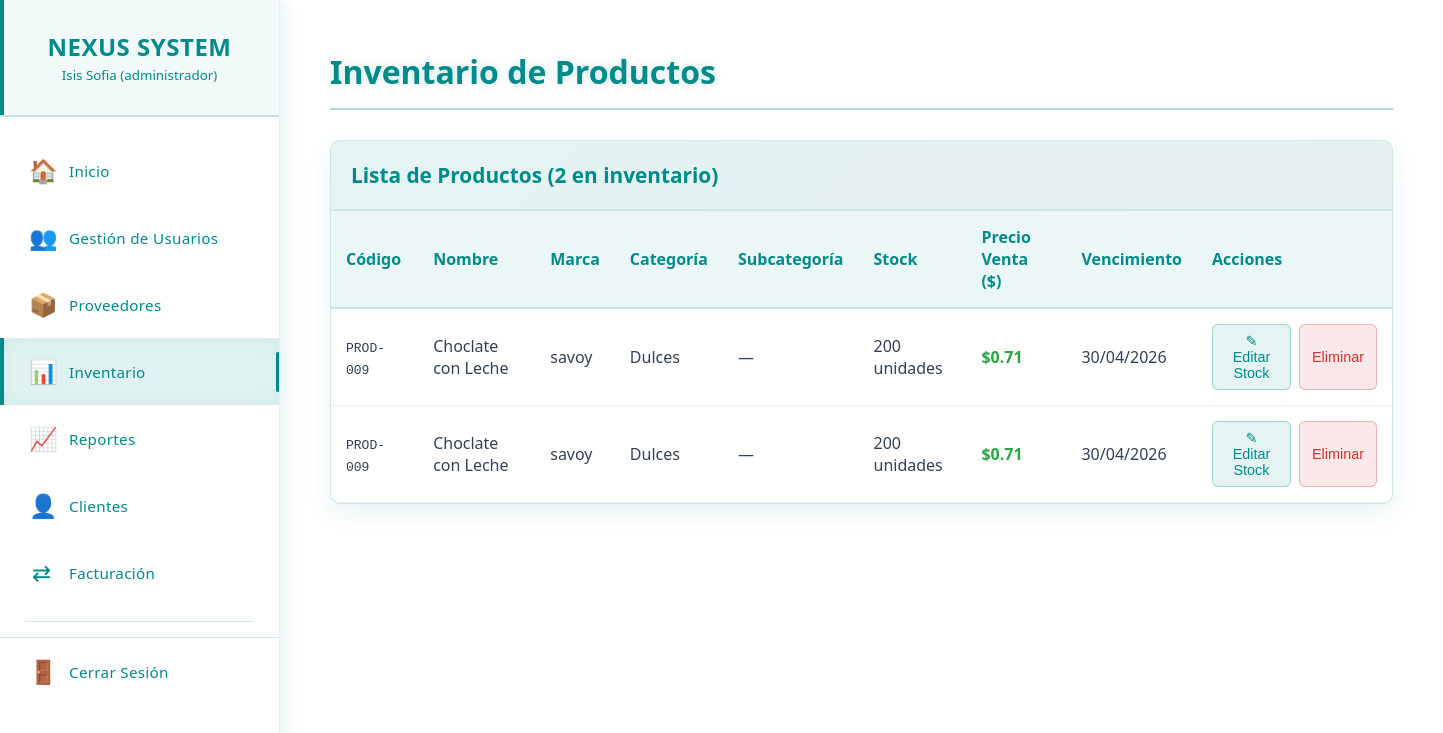
The page /productos.php (signed in) on the database as committed earlier.
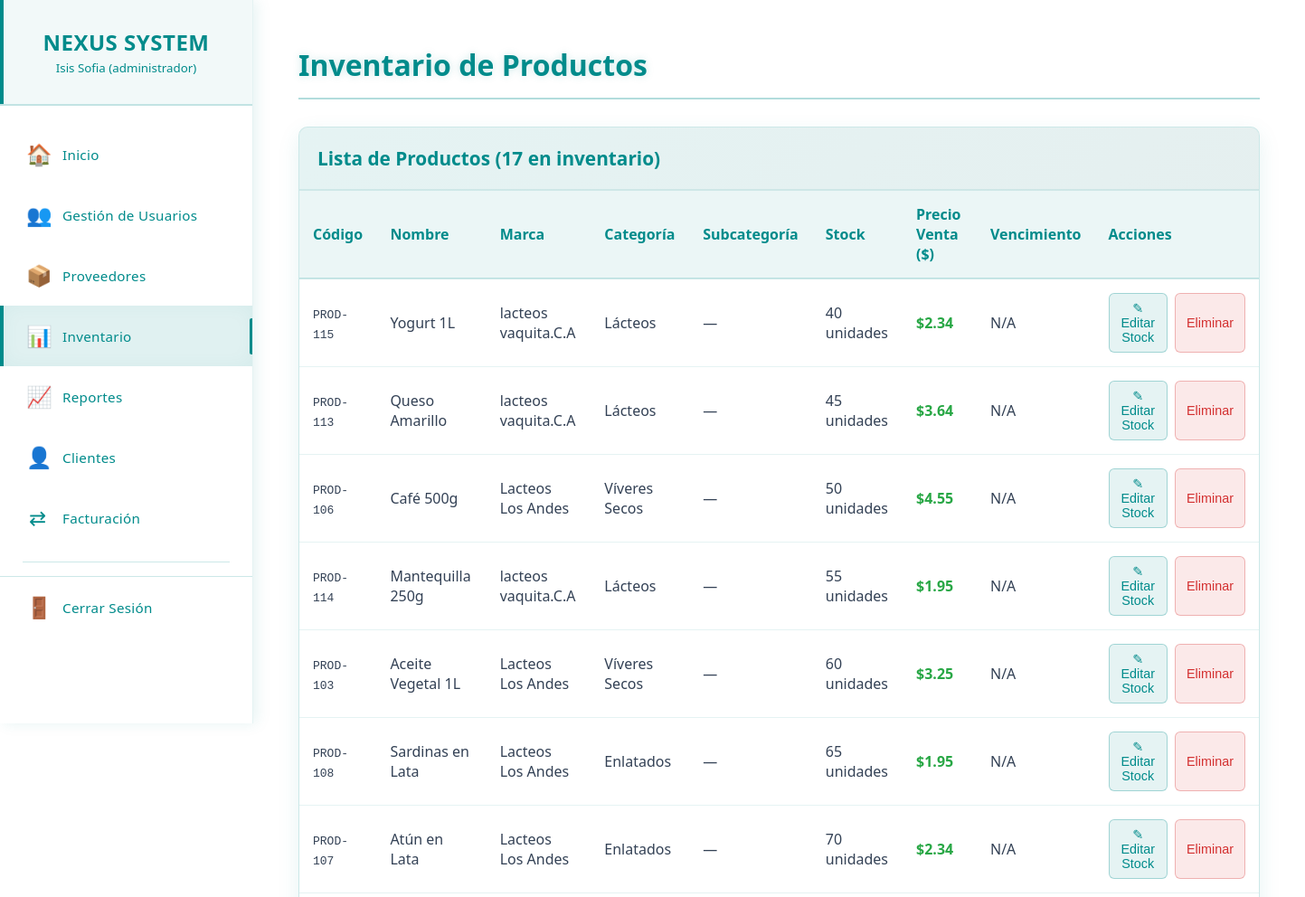
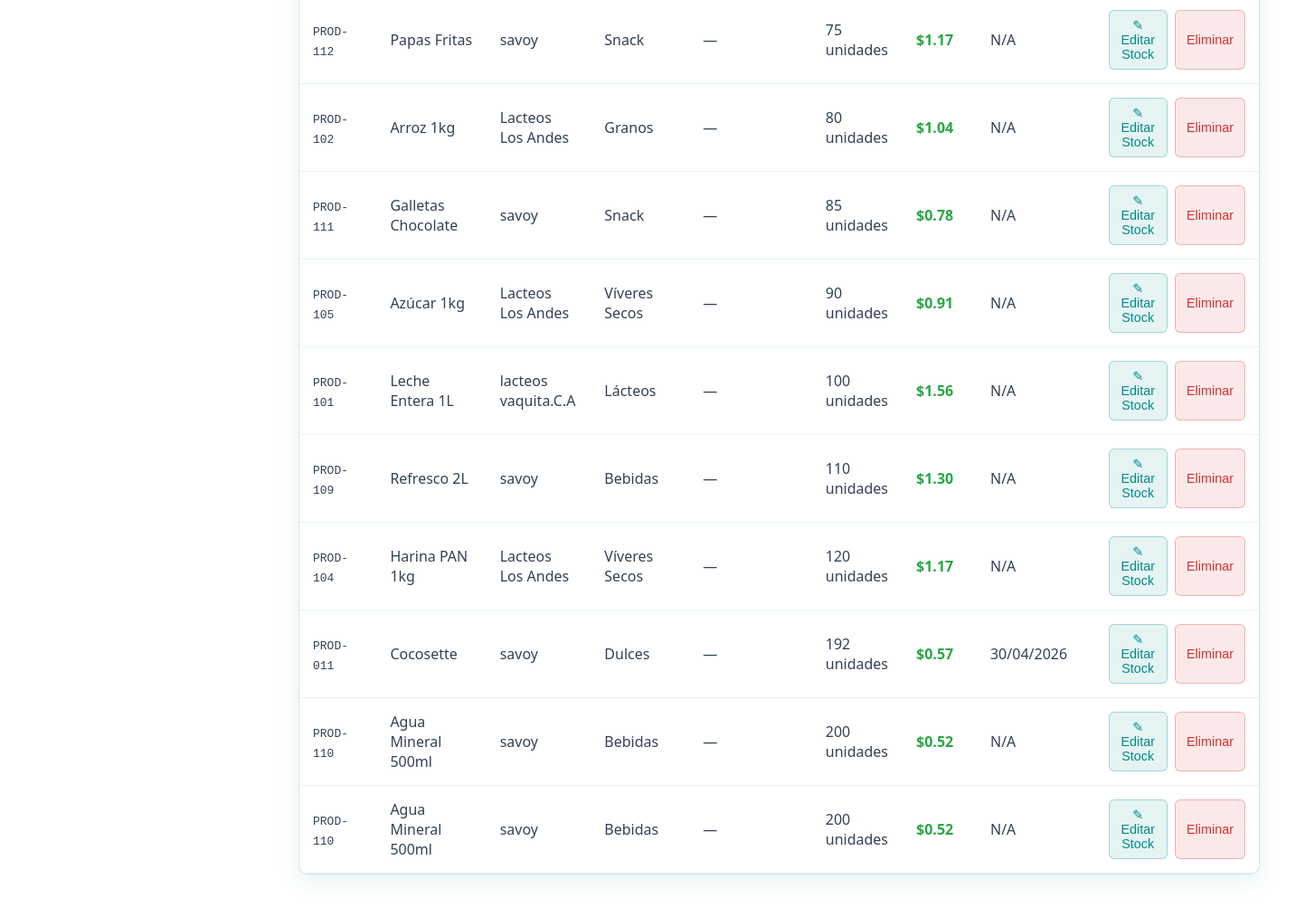
The same page on the database as committed later (2 pictures, top to bottom).
### tables this page shows
CREATE TABLE `productos` (
  `id` int(11) NOT NULL,
  `codigo` varchar(50) NOT NULL,
  `nombre` varchar(255) NOT NULL,
  `categoria_id` int(11) NOT NULL,
  `subcategoria_id` int(11) DEFAULT NULL,
  `proveedor_id` int(11) NOT NULL,
  `id_producto_proveedor` int(11) DEFAULT NULL,
  `fecha_vencimiento` date DEFAULT NULL,
  `cantidad` int(11) NOT NULL DEFAULT 0,
  `precio_costo` decimal(10,2) NOT NULL,
  `precio_venta` decimal(10,2) DEFAULT NULL,
  `created_at` timestamp NOT NULL DEFAULT current_timestamp(),
  `updated_at` timestamp NOT NULL DEFAULT current_timestamp() ON UPDATE current_timestamp(),
  `estado` enum('active','inactive') DEFAULT 'active'
);

CREATE TABLE `proveedores` (
  `id_proveedor` int(11) NOT NULL,
  `nombres` varchar(255) NOT NULL,
  `nombre_comercial` varchar(255) NOT NULL,
  `rif` varchar(20) NOT NULL,
  `telefono` varchar(20) DEFAULT NULL,
  `email` varchar(100) DEFAULT NULL,
  `direccion` text DEFAULT NULL,
  `estado` enum('activo','inactivo') DEFAULT 'activo',
  `registro` timestamp NOT NULL DEFAULT current_timestamp(),
  `actualizacion` timestamp NOT NULL DEFAULT current_timestamp() ON UPDATE current_timestamp()
);

CREATE TABLE `categoria_prod` (
  `id` int(11) NOT NULL,
  `nombre_categoria` varchar(50) NOT NULL,
  `estado` enum('active','inactive') DEFAULT 'active',
  `created_at` timestamp NOT NULL DEFAULT current_timestamp()
);

### productos.php (the view, shortened to what the changed rows need)
<?php
require_once 'conexion.php';
try {
    $query = "SELECT
                p.id,
                p.codigo,
                p.nombre,
                pr.nombre_comercial as marca,
                cp.nombre_categoria,
                s.nombre_subcategoria,
                p.cantidad,
                p.precio_costo,
                p.precio_venta,
                p.fecha_vencimiento
              FROM productos p
              LEFT JOIN proveedores pr ON p.proveedor_id = pr.id_proveedor
              LEFT JOIN categoria_prod cp ON p.categoria_id = cp.id
              LEFT JOIN subcategorias s ON p.subcategoria_id = s.id
              ORDER BY p.cantidad ASC, p.nombre ASC";
    $stmt = $pdo->query($query);
    if ($stmt) {
        $productos = $stmt->fetchAll(PDO::FETCH_ASSOC);
    } else {
        $productos = [];
        error_log("Error en la consulta SQL: no se pudo ejecutar la consulta");
    }
} catch (PDOException $e) {
    error_log("Error de base de datos: " . $e->getMessage());
    $productos = [];
    $_SESSION['error'] = "Error al cargar los productos: " . $e->getMessage();
}
?>
<!DOCTYPE html>
<html lang="es">
<head>
    <link rel="stylesheet" href="css/productos.css">
</head>
<body>
    <?php require_once 'menu.php'; ?>
    <main class="main-content">
        <div class="content-wrapper">
            <div class="page-header">
                <h1 class="page-title">Inventario de Productos</h1>
            </div>
            <div class="users-table">
                <div class="table-header">
                    <h3>Lista de Productos (<?= count($productos) ?> en inventario)</h3>
                </div>
                <div class="table-container">
                    <table>
                        <thead>
                            <tr>
                                <th>Código</th>
                                <th>Nombre</th>
                                <th>Marca</th>
                                <th>Categoría</th>
                                <th>Subcategoría</th>
                                <th>Stock</th>
                                <th>Precio Venta ($)</th>
                                <th>Vencimiento</th>
                                <th>Acciones</th>
                            </tr>
                        </thead>
                        <tbody>
                            <?php if (empty($productos)): ?>
                                <tr>
                                    <td colspan="9" class="no-users">No se encontraron productos en inventario</td>
                                </tr>
                            <?php else: ?>
                                <?php foreach ($productos as $producto): ?>
                                <tr>
                                    <td><code><?= htmlspecialchars($producto['codigo']) ?></code></td>
                                    <td><?= htmlspecialchars($producto['nombre']) ?></td>
                                    <td><?= htmlspecialchars($producto['marca']) ?></td>
                                    <td><?= htmlspecialchars($producto['nombre_categoria']) ?></td>
                                    <td><?= htmlspecialchars($producto['nombre_subcategoria'] ?? '—') ?></td>
                                    <td>
                                        <span class="<?= $producto['cantidad'] < 20 ? 'cantidad-baja' : '' ?>">
                                            <?= $producto['cantidad'] ?> unidades
                                        </span>
                                    </td>
                                    <td style="font-weight: bold; color: #28a745;">
                                        $<?= number_format($producto['precio_venta'], 2) ?>
                                    </td>
                                    <td>
                                        <?php if ($producto['fecha_vencimiento']): ?>
                                            <?php
                                            $hoy = date('Y-m-d');
                                            $fecha_vencimiento = $producto['fecha_vencimiento'];
                                            $dias_restantes = floor((strtotime($fecha_vencimiento) - strtotime($hoy)) / (60 * 60 * 24));
                                            if ($dias_restantes < 0) {
                                                $clase = 'vencimiento-caducado';
                                                $mensaje_vencimiento = '❌ Caducado';
                                            } elseif ($dias_restantes <= 30) {
                                                $clase = 'vencimiento-proximo';
                                                $mensaje_vencimiento = '⚠ Próximo a vencer';
                                            } else {
                                                $clase = '';
                                            }
                                            ?>
                                            <span class="<?= $clase ?>">
                                                <?= date('d/m/Y', strtotime($producto['fecha_vencimiento'])) ?>
                                            </span>
                                        <?php else: ?>
                                            N/A
                                        <?php endif; ?>
                                    </td>
                                    <td>
                                        <div class="acciones-container">
                                            <button class="btn-action btn-editar" onclick="abrirModalStock(<?= $producto['id'] ?>, '<?= addslashes($producto['nombre']) ?>', <?= $producto['cantidad'] ?>)">
                                                ✎ Editar Stock
                                            </button>
                                            <button class="btn-action btn-eliminar" onclick="confirmarEliminar(<?= $producto['id'] ?>)">
                                                Eliminar
                                            </button>
                                        </div>
                                    </td>
                                </tr>
                                <?php endforeach; ?>
                            <?php endif; ?>
                        </tbody>
                    </table>
                </div>
            </div>
        </div>
    </main>
</body>
</html>

Rows that differ between the two databases and show on the page:
no longer on this page (row unchanged): productos: codigo "PROD-009", nombre "Choclate con Leche", proveedor.nombre_comercial "savoy", categoria_prod.nombre_categoria "Dulces", nombre_subcategoria "—", cantidad "200", precio_venta "0.71", fecha_vencimiento "30/04/2026"
added productos: codigo "PROD-115", nombre "Yogurt 1L", proveedor.nombre_comercial "lacteos vaquita.C.A", categoria_prod.nombre_categoria "Lácteos", nombre_subcategoria "—", cantidad "40", precio_venta "2.34", shows "N/A"
added productos: codigo "PROD-113", nombre "Queso Amarillo", proveedor.nombre_comercial "lacteos vaquita.C.A", categoria_prod.nombre_categoria "Lácteos", nombre_subcategoria "—", cantidad "45", precio_venta "3.64", shows "N/A"
added productos: codigo "PROD-106", nombre "Café 500g", proveedor.nombre_comercial "Lacteos Los Andes", categoria_prod.nombre_categoria "Víveres Secos", nombre_subcategoria "—", cantidad "50", precio_venta "4.55", shows "N/A"
added productos: codigo "PROD-114", nombre "Mantequilla 250g", proveedor.nombre_comercial "lacteos vaquita.C.A", categoria_prod.nombre_categoria "Lácteos", nombre_subcategoria "—", cantidad "55", precio_venta "1.95", shows "N/A"
added productos: codigo "PROD-103", nombre "Aceite Vegetal 1L", proveedor.nombre_comercial "Lacteos Los Andes", categoria_prod.nombre_categoria "Víveres Secos", nombre_subcategoria "—", cantidad "60", precio_venta "3.25", shows "N/A"
added productos: codigo "PROD-108", nombre "Sardinas en Lata", proveedor.nombre_comercial "Lacteos Los Andes", categoria_prod.nombre_categoria "Enlatados", nombre_subcategoria "—", cantidad "65", precio_venta "1.95", shows "N/A"
added productos: codigo "PROD-107", nombre "Atún en Lata", proveedor.nombre_comercial "Lacteos Los Andes", categoria_prod.nombre_categoria "Enlatados", nombre_subcategoria "—", cantidad "70", precio_venta "2.34", shows "N/A"
added productos: codigo "PROD-112", nombre "Papas Fritas", proveedor.nombre_comercial "savoy", categoria_prod.nombre_categoria "Snack", nombre_subcategoria "—", cantidad "75", precio_venta "1.17", shows "N/A"
added productos: codigo "PROD-102", nombre "Arroz 1kg", proveedor.nombre_comercial "Lacteos Los Andes", categoria_prod.nombre_categoria "Granos", nombre_subcategoria "—", cantidad "80", precio_venta "1.04", shows "N/A"
added productos: codigo "PROD-111", nombre "Galletas Chocolate", proveedor.nombre_comercial "savoy", categoria_prod.nombre_categoria "Snack", nombre_subcategoria "—", cantidad "85", precio_venta "0.78", shows "N/A"
added productos: codigo "PROD-105", nombre "Azúcar 1kg", proveedor.nombre_comercial "Lacteos Los Andes", categoria_prod.nombre_categoria "Víveres Secos", nombre_subcategoria "—", cantidad "90", precio_venta "0.91", shows "N/A"
added productos: codigo "PROD-101", nombre "Leche Entera 1L", proveedor.nombre_comercial "lacteos vaquita.C.A", categoria_prod.nombre_categoria "Lácteos", nombre_subcategoria "—", cantidad "100", precio_venta "1.56", shows "N/A"
added productos: codigo "PROD-109", nombre "Refresco 2L", proveedor.nombre_comercial "savoy", categoria_prod.nombre_categoria "Bebidas", nombre_subcategoria "—", cantidad "110", precio_venta "1.30", shows "N/A"
added productos: codigo "PROD-104", nombre "Harina PAN 1kg", proveedor.nombre_comercial "Lacteos Los Andes", categoria_prod.nombre_categoria "Víveres Secos", nombre_subcategoria "—", cantidad "120", precio_venta "1.17", shows "N/A"
now on this page (row edited): productos: codigo "PROD-011", nombre "Cocosette", proveedor.nombre_comercial "savoy", categoria_prod.nombre_categoria "Dulces", nombre_subcategoria "—", cantidad "192", precio_venta "0.57", fecha_vencimiento "30/04/2026"
added productos: codigo "PROD-110", nombre "Agua Mineral 500ml", proveedor.nombre_comercial "savoy", categoria_prod.nombre_categoria "Bebidas", nombre_subcategoria "—", cantidad "200", precio_venta "0.52", shows "N/A"
Other text that changed with them:
count($productos): "2" → "17"
